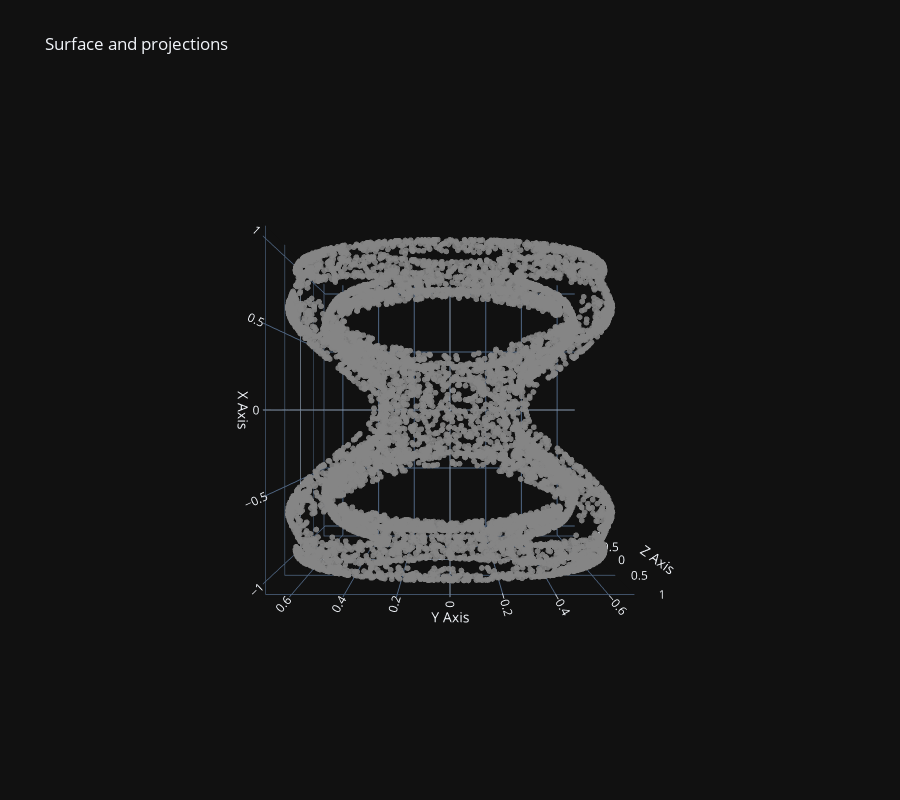

The code cell stored with this chart in its notebook:
### Code cell
Y_lang = langevin_implicit(surface_c, n_samples=10000, burn=100, thin=1, sigma=0.5, lam=0.1, kappa=0, R=5.0, tol=1e-3)
fig = plot_3d_projection(Y_lang)
fig.update_layout(scene_camera=dict(eye=dict(x=0., y=0., z=2.5)))

### Figure 1 — Plotly figure (JSON) as saved in the notebook; plotly's stock layout.template omitted (floating-point values rounded to 4 significant figures; data arrays with more than 128 entries replaced by an {"elided": "..."} marker saying what was removed)
{"data": [{"marker": {"color": "rgba(120,120,120,0.9)", "size": 2}, "mode": "markers", "name": "original", "type": "scatter3d", "x": {"elided": "9132 float values"}, "y": {"elided": "9132 float values"}, "z": {"elided": "9132 float values"}}], "layout": {"height": 800, "legend": {"itemsizing": "constant"}, "scene": {"aspectmode": "cube", "camera": {"eye": {"x": 0, "y": 0, "z": 2.5}}, "xaxis": {"title": {"text": "X Axis"}}, "yaxis": {"title": {"text": "Y Axis"}}, "zaxis": {"title": {"text": "Z Axis"}}}, "title": {"text": "Surface and projections"}}}
